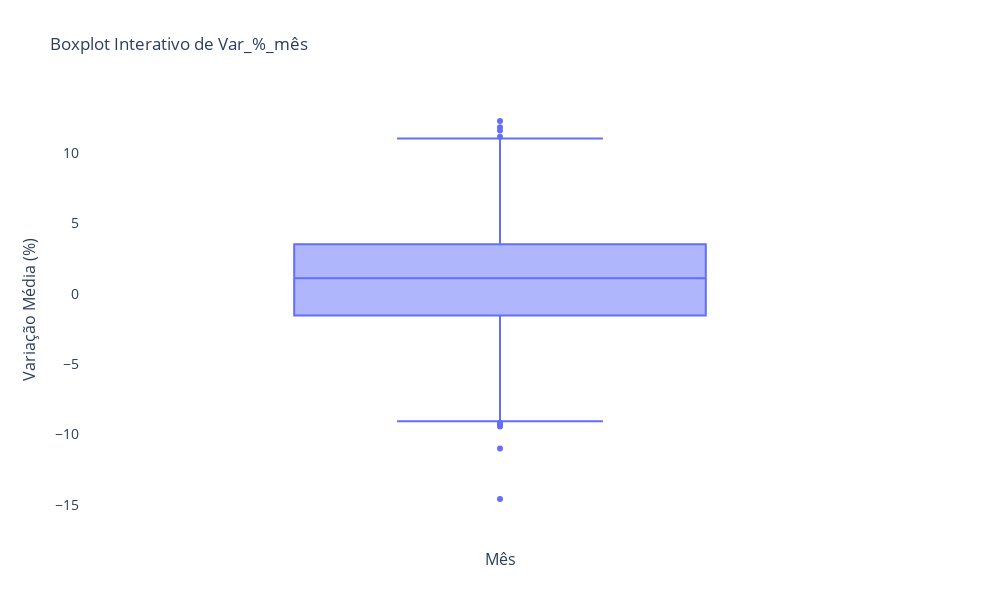

The cell this chart's notebook holds for it:
### Code cell
import plotly.express as px

# Criando um boxplot interativo
fig = px.box(sp500_sem_crises2, y='Var_%_mês', 
             title='Boxplot Interativo de Var_%_mês')

# Atualizando o layout
fig.update_layout(
    plot_bgcolor='white',
    paper_bgcolor='white',
    font=dict(
        size=12,
    ),
    xaxis=dict(
        title='Mês',
        titlefont_size=16,
        tickfont_size=14,
    ),
    yaxis=dict(
        title='Variação Média (%)',
        titlefont_size=16,
        tickfont_size=14,
    ),
)

# Ajustando o tamanho do gráfico
fig.update_layout(width=1000, height=600)

fig.show()

### Figure 1 — Plotly figure (JSON) as saved in the notebook; plotly's stock layout.template omitted (floating-point values rounded to 4 significant figures; data arrays with more than 128 entries replaced by an {"elided": "..."} marker saying what was removed)
{"data": [{"alignmentgroup": "True", "hovertemplate": "Var_%_mês=%{y}<extra></extra>", "legendgroup": "", "marker": {"color": "#636efa"}, "name": "", "notched": false, "offsetgroup": "", "orientation": "v", "showlegend": false, "type": "box", "x0": " ", "xaxis": "x", "y": {"elided": "792 float values"}, "y0": " ", "yaxis": "y"}], "layout": {"boxmode": "group", "font": {"size": 12}, "height": 600, "legend": {"tracegroupgap": 0}, "paper_bgcolor": "white", "plot_bgcolor": "white", "title": {"text": "Boxplot Interativo de Var_%_mês"}, "width": 1000, "xaxis": {"anchor": "y", "autorange": true, "domain": [0, 1], "range": [-0.5, 0.5], "tickfont": {"size": 14}, "title": {"font": {"size": 16}, "text": "Mês"}, "type": "category"}, "yaxis": {"anchor": "x", "autorange": true, "domain": [0, 1], "range": [-16.07, 13.77], "tickfont": {"size": 14}, "title": {"font": {"size": 16}, "text": "Variação Média (%)"}, "type": "linear"}}}
